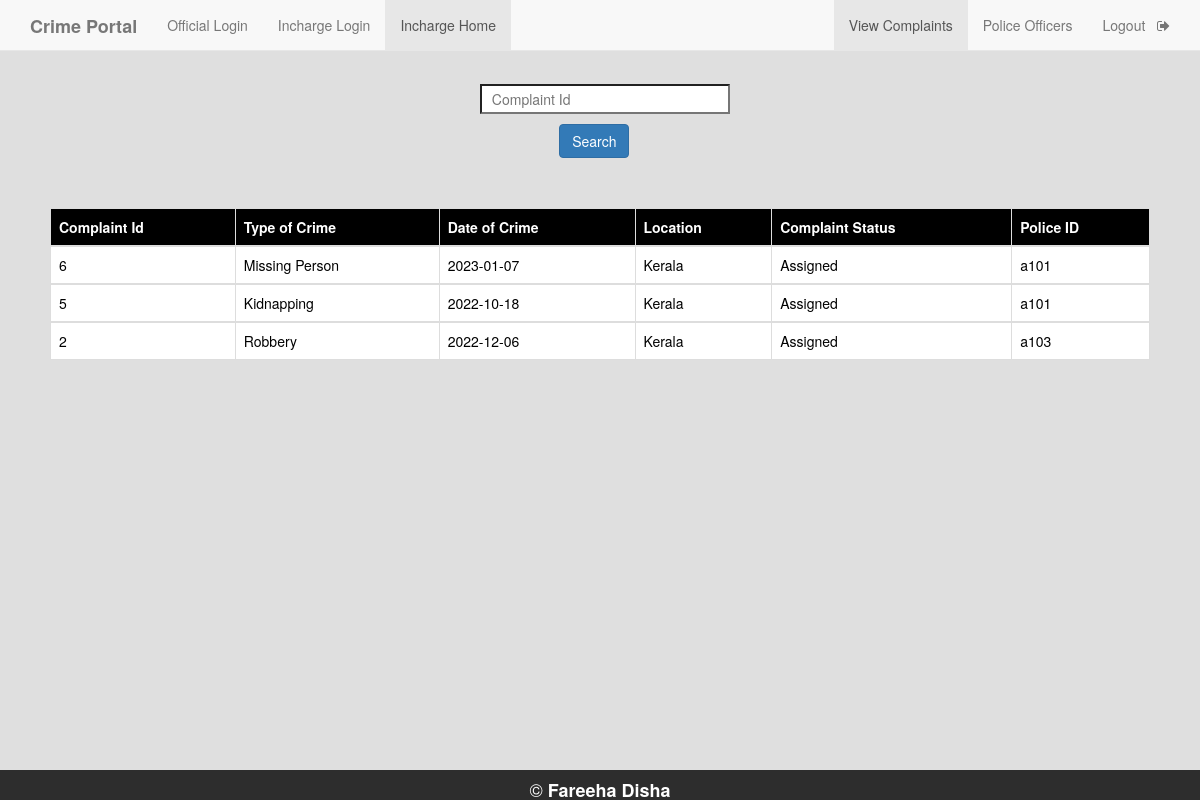
/incharge_complain_page.php (signed in), run on the app's committed database.
### tables this page shows
CREATE TABLE `complaint` (
  `c_id` int(11) NOT NULL,
  `a_no` bigint(12) NOT NULL,
  `location` varchar(50) NOT NULL,
  `type_crime` varchar(50) NOT NULL,
  `d_o_c` date NOT NULL,
  `description` varchar(7000) NOT NULL,
  `inc_status` varchar(50) DEFAULT 'Unassigned',
  `pol_status` varchar(50) DEFAULT 'null',
  `p_id` varchar(50) DEFAULT 'Null'
);

### Incharge_complain_page.php (the view, shortened to what this page needs)
<!DOCTYPE html>
<html>
<head>
    <?php
    $conn=mysqli_connect("localhost","root","");
    mysqli_select_db($conn,"crime_portal");
    $i_id=$_SESSION['email'];
    $result1=mysqli_query($conn,"SELECT location FROM police_station where i_id='$i_id'");
    $q2=mysqli_fetch_assoc($result1);
    $location=$q2['location'];
    $query="select c_id,type_crime,d_o_c,location,inc_status,p_id from complaint where location='$location' order by c_id desc";
    $result=mysqli_query($conn,$query);
    ?>
	<link rel="stylesheet" type="text/css" href="https://maxcdn.bootstrapcdn.com/bootstrap/3.3.5/css/bootstrap.min.css">
	<link rel="stylesheet" type="text/css" href="https://maxcdn.bootstrapcdn.com/font-awesome/4.4.0/css/font-awesome.min.css">
</head>
<body style="background-color: #dfdfdf">
	<nav  class="navbar navbar-default navbar-fixed-top">
  <div class="container">
    <div class="navbar-header">
      <a class="navbar-brand" href="home.php"><b>Crime Portal</b></a>
    </div>
    <div id="navbar" class="collapse navbar-collapse">
      <ul class="nav navbar-nav">
        <li ><a href="official_login.php">Official Login</a></li>
        <li ><a href="inchargelogin.php">Incharge Login</a></li>
        <li class="active"><a href="Incharge_complain_page.php">Incharge Home</a></li>
      </ul>
      <ul class="nav navbar-nav navbar-right">
        <li class="active" ><a href="Incharge_complain_page.php">View Complaints</a></li>
        <li ><a href="incharge_view_police.php">Police Officers</a></li>
        <li><a href="inc_logout.php">Logout &nbsp <i class="fa fa-sign-out" aria-hidden="true"></i></a></li>
      </ul>
    </div>
  </div>
 </nav>
    <form style="margin-top: 7%; margin-left: 40%;" method="post">
      <input type="text" name="cid" style="width: 250px; height: 30px; background-color:white;" placeholder="&nbsp Complaint Id" id="ciid" onfocusout="f1()" required>
        <div>
      <input class="btn btn-primary" type="submit" value="Search" name="s2" style="margin-top: 10px; margin-left: 11%;">
        </div>
    </form>
 <div style="padding:50px;">
   <table class="table table-bordered">
    <thead class="thead-dark" style="background-color: black; color: white;">
      <tr>
        <th scope="col">Complaint Id</th>
        <th scope="col">Type of Crime</th>
        <th scope="col">Date of Crime</th>
        <th scope="col">Location</th>
        <th scope="col">Complaint Status</th>
          <th scope="col">Police ID</th>
      </tr>
    </thead>
            <?php
              while($rows=mysqli_fetch_assoc($result)){
             ?>
            <tbody style="background-color: white; color: black;">
      <tr>
        <td><?php echo $rows['c_id'];?></td>
        <td><?php echo $rows['type_crime'];?></td>
        <td><?php echo $rows['d_o_c'];?></td>
          <td><?php echo $rows['location'];?></td>
          <td><?php echo $rows['inc_status']; ?></td>
          <td><?php echo $rows['p_id']; ?></td>
      </tr>
    </tbody>
    <?php
    }
    ?>
</table>
 </div>
    <div style="position: fixed;
   left: 0;
   bottom: 0;
   width: 100%;
   height: 30px;
   background-color: rgba(0,0,0,0.8);
   color: white;
   text-align: center;">
  <h4 style="color: white;">&copy <b>Fareeha Disha</b></h4>
</div>
</body>
</html>

### data on the page
complaint: c_id "6", type_crime "Missing Person", d_o_c "2023-01-07", location "Kerala", inc_status "Assigned", p "a101"
complaint: c_id "5", type_crime "Kidnapping", d_o_c "2022-10-18", location "Kerala", inc_status "Assigned", p "a101"
complaint: c_id "2", type_crime "Robbery", d_o_c "2022-12-06", location "Kerala", inc_status "Assigned", p "a103"
